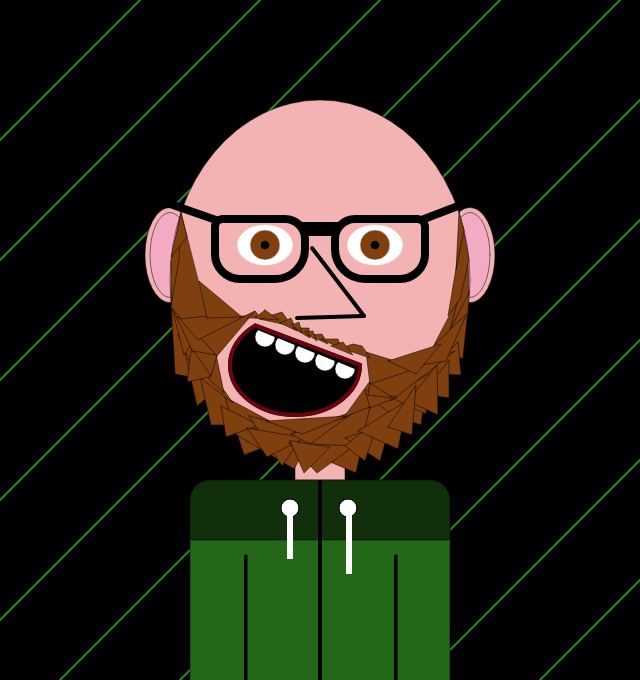
Frame 1 (no input)
Frame 60 (no input): identical to frame 1, image omitted
Frame 120 (the mouse pressed at the canvas centre since frame 60): identical to frame 1, image omitted

The p5.js sketch that drew this single still picture (run headless with seeded random() and noise() and a simulated clock; from frame 60 on, the mouse is pressed at the canvas centre):

// p5.js sketch
// ── sketch.js
var x, y;

var eyeCheck = 1;

function setup(){
            createCanvas(640,680);
            x = 320;
            y = 340;
}

function draw(){
            noFill();
            stroke(0)
            strokeWeight(2);
            background('#000000');

            if(eyeCheck == 1){
            //Background Detail 
                stroke(47,133,31);
                line(0,140,140,0);
                line(0,260,260,0);
                line(0,380,380,0);
                line(0,500,500,0);
                line(0,620,620,0);
                line(0,740,740,0);
                line(0,860,860,0);
                line(0,980,980,0);
                line(0,1100,1100,0);
                line(0,1220,1220,0);
            } else {
              //Background Detail 
                stroke(214,100,13);
                line(0,140,140,0);
                line(0,260,260,0);
                line(0,380,380,0);
                line(0,500,500,0);
                line(0,620,620,0);
                line(0,740,740,0);
                line(0,860,860,0);
                line(0,980,980,0);
                line(0,1100,1100,0);
                line(0,1220,1220,0);
            }

            //Return Settings
            noFill();9
            stroke(1)

            //Ears
            fill(244,179,179);
            strokeWeight(0.5);
            ellipse(x+150,y-85,50,95);
            ellipse(x-150,y-85,50,95);
            fill(242,171,195)
            strokeWeight(0.5);
            ellipse(x+150,y-85,40,85);
            ellipse(x-150,y-85,40,85);
            
            //Neck
            fill(244,179,179)
            rect(x-25,y+100,50,80,20);

            //Face Shape
            strokeWeight(0.5);
            fill(244,179,179);
            ellipse(x,y-60,300,360);
            
            //Jacket Shirt
            fill(36,103,24);
            rect(x-130,y+140,260,300,20);
            fill(17,47,11);
            rect(x-130,y+140,260,60,20,20,0,0);

            //Zip
            fill(0);
            strokeWeight(2);
            rect(x-1,y+141,2,200);

            fill(0);
            strokeWeight(1);
            rect(x+75,y+215,2,200);
            rect(x-75,y+215,2,200);

            //Cords
            stroke(0);
            fill(255);
            circle(x-30,y+168,18);
            circle(x+28,y+168,18);
            stroke(255)
            strokeWeight(2);
            rect(x-32,y+168,4,50);
            rect(x+27,y+168,4,65);

            //Glasses Frames
            strokeWeight(8);
            noFill();
            stroke(0)
            rect(x+15,y-121,90,60,20,8,25,40);
            rect(x-105,y-121,90,60,8,20,40,25);
            
            fill(0)
            rect(x-15,y-114,30,6);

            stroke(0);
            strokeWeight(8);
            line(x-104,y-120,130,190);
            line(x+104,y-121,500,190);

            //Nose
            strokeWeight(4);
            line(x-23, y-22, x+44, y-24);
            line(x-8, y-92, x+44, y-24);

            //Mouth
            stroke(102, 6, 17);
            arc(x-25,y+25, 130, 100, 0, PI + QUARTER_PI, CHORD);
            fill(0);
            arc(x-25,y+25, 130, 100, 0, PI + QUARTER_PI, CHORD);

            //Teeth
            stroke(0);
            strokeWeight(0.5)
            fill(255);
            arc(x-55,y-3, 20, 20, 0, PI + QUARTER_PI, CHORD);
            arc(x-35,y+5, 20, 20, 0, PI + QUARTER_PI, CHORD);
            arc(x-15,y+13, 20, 20, 0, PI + QUARTER_PI, CHORD);
            arc(x+5,y+21, 20, 20, 0, PI + QUARTER_PI, CHORD);
            arc(x+25,y+29, 20, 20, 0, PI + QUARTER_PI, CHORD);      

            if(eyeCheck == 1){
                //Left Eye
                fill(255);
                stroke(255);
                ellipse(x-55,y-95,55,40);
                fill(128, 63, 14);
                ellipse(x-55,y-95,30,30);
                fill(0);
                stroke(0);
                ellipse(x-55,y-95,8,8);
                
                //Right Eye
                fill(255);
                stroke(255);
                ellipse(x+55,y-95,55,40);
                fill(128, 63, 14);
                ellipse(x+55,y-95,30,30);
                fill(0);
                stroke(0);
                ellipse(x+55,y-95,8,8);

                 //Beard
                fill(128, 63, 14);
                quad(171,304,175,374,195,378,171,304); 
                quad(184,348,197,406,214,392,184,348);
                quad(198,368,211,425,250,425,198,368);
                quad(225,397,244,455,296,435,225,397);
                quad(227,429,294,469,317,428,227,429);
                quad(221,406,226,437,259,425,221,406);
                quad(249,416,282,466,306,431,249,416);
                quad(294,432,357,410,375,454,294,432);
                quad(247,428,267,457,305,438,247,428);
                quad(291,434,372,409,334,457,291,434);
                quad(372,399,302,450,356,473,372,399);
                quad(289,443,317,473,354,446,289,443);
                quad(290,441,304,473,330,447,330,447);
                quad(345,438,380,461,391,422,345,438);
                quad(365,461,379,418,345,446,365,461);
                quad(178,335,194,371,193,341,178,335);
                quad(468,310,463,358,443,360,468,310);
                quad(368,407,421,425,428,373,368,407);
                quad(372,400,365,427,393,415,372,400);
                quad(458,342,461,375,428,373,458,342);
                quad(426,414,430,373,390,397,426,414);
                quad(449,360,449,398,423,394,449,360);
                quad(358,431,398,449,408,400,358,431);
                quad(437,365,438,415,408,401,437,365);
                quad(388,427,412,435,416,385,388,427);
                quad(266,421,347,416,302,434,266,421);
                quad(214,376,233,403,194,373,214,376);
                quad(172,308,184,355,193,341,172,308);
                quad(187,382,213,376,192,342,187,383);
                quad(370,382,391,401,455,351,370,382);
                quad(224,393,216,354,209,379,224,393);
                quad(211,376,217,355,191,347,211,376);
                quad(344,417,370,381,372,406,344,417);
                quad(370,408,397,397,365,390,370,408);
                quad(368,395,393,398,370,383,368,395);
                quad(468,311,446,361,414,366,468,311);
                quad(193,351,217,355,172,308,193,352);
                quad(217,356,255,311,200,337,217,356);
                quad(178,317,198,340,245,316,178,317);
                quad(370,384,366,352,418,368,370,384);
                quad(388,361,441,344,416,374,388,361);
                quad(370,358,341,348,353,344,362,346);
                quad(247,318,261,318,255,311,247,318);
                quad(292,326,282,312,259,319,292,326);
                quad(265,310,255,318,279,320,265,310);
                quad(280,323,297,331,291,318,280,323);
                quad(293,328,310,338,309,328,293,328);
                quad(181,213,171,307,181,319,207,316);
                quad(207,318,242,317,199,281,207,318);
                quad(180,217,171,262,171,305,179,260);
                quad(181,213,171,257,187,237,181,213);
                quad(308,335,328,344,322,334,308,335);
                quad(305,332,317,341,313,331,305,332);
                quad(292,325,302,333,299,322,292,325);
                quad(321,339,338,339,342,349,321,339);
                quad(331,346,353,355,343,342,331,346);
                quad(469,292,468,313,450,329,469,292);
                quad(469,293,468,259,450,330,469,293);
                quad(434,345,450,330,458,299,434,345);
                quad(469,259,463,227,448,316,460,299);
                quad(459,212,464,230,456,270,459,212);

            } else {
                //Left Eye
                stroke(0);
                fill(0);
                ellipse(x-55,y-95,55,40);
                fill(255);
                ellipse(x-55,y-95,55,30);
                fill(168, 12, 33);
                stroke(168, 12, 33);
                ellipse(x-55,y-95,8,8);
                
                //Right Eye
                fill(0);
                stroke(0)
                ellipse(x+55,y-95,55,40);
                fill(255);
                ellipse(x+55,y-95,55,30);
                fill(168, 12, 33);
                stroke(168, 12, 33);
                ellipse(x+55,y-95,8,8);

                //Tounge
                fill(102, 6, 17);
                arc(x-45,y+50, 45, 80, 0, PI + QUARTER_PI, CHORD);
                
                //Chest & Nips
                fill(244,179,179);
                rect(x-130,y+140,260,300,20);
                fill(217, 104, 183);
                ellipse(x+50,y+220,10,10);
                ellipse(x-50,y+220,10,10);

                //Arms
                fill(0);
                strokeWeight(1);
                rect(x+75,y+215,2,200);
                rect(x-75,y+215,2,200);
                
            }
}

function mouseClicked() {
    if (eyeCheck === 0) {
      eyeCheck = 1;
    } else {
      eyeCheck = 0;
    }
    //window.alert(mouseX+" "+mouseY);
}
        

// ── Daniel_Hall_U3201585_Completed_HTML.html
<!DOCTYPE html>
<html>
    <head>
        <script src="https://cdnjs.cloudflare.com/ajax/libs/p5.js/0.9.0/p5.js"></script>
        <script src="sketch.js"></script>
    </head>    
    <body>
    </body>
</html> 
